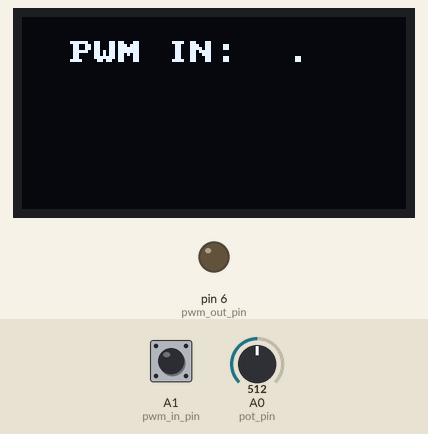
This sketch was run on a simulated Arduino Uno, built with avr-gcc and run on an emulated ATmega328P. On the bench: 128×64 one-colour display, output pins drawn as LEDs (lit = HIGH). Inputs (shaded band) come from the test bench; at power-on: A1 (pwm_in_pin) LOW, A0 (pot_pin) = 512.

Above: at 1.6 s.
1.7 s: A1 (pwm_in_pin) pulsed HIGH 2 times (0.12 s each, 0.3 s apart)
At 2.9 s:
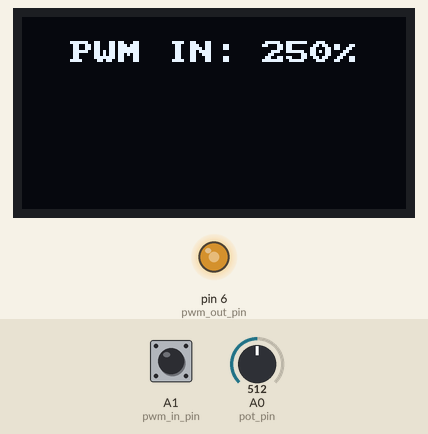
At 4.0 s:
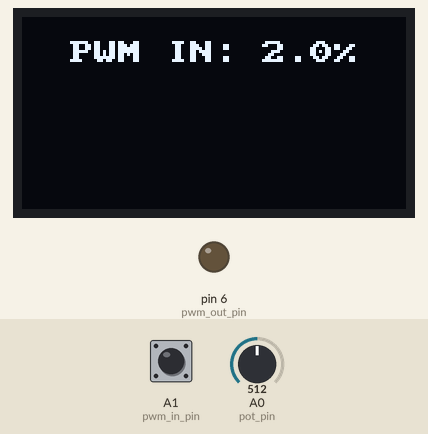
4.6 s: A1 (pwm_in_pin) pulsed HIGH 5 times (0.12 s each, 0.3 s apart)
At 6.7 s:
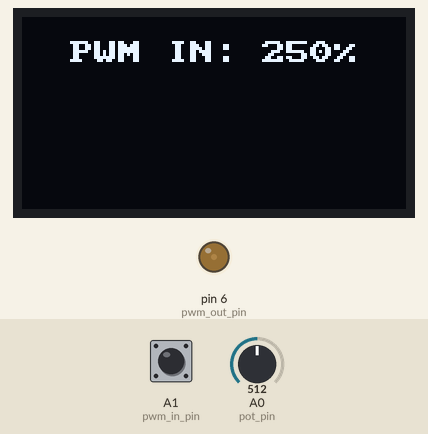
Timing chart, 0 to 8.4 s (numbered marks = the images above; inputs shaded):
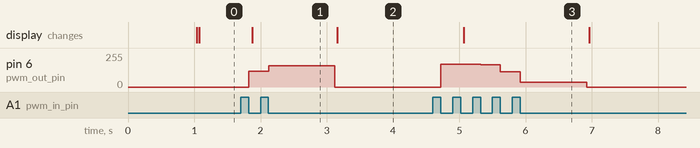

The sketch:

code.ino
```cpp
/*
  PWM to PWM

  This example change the a pwm_in pulse in to other pwm_out pulse.
  Oled display integration: SCL = 3 -- SDA = 2

  Theory of PWM signal in Arduino:
  Arduino PWM has period of 490Hz -> 0.002040s
  This means that the PWM singal gose to 0 = 0Hz = 0s to 255 = 490Hz = 0.002040s
  pulseIn return us, so 0.002040s become 2040 us.

*/

#include <U8x8lib.h>
#define pot_pin A0
#define pwm_in_pin A1
#define pwm_out_pin 6
#define ref 500 // refresh the screen ms

// ------ Correlation
#define Vpot_max 720 // that value is correlated to the EMA_a_Vpot
// if you want to change the EMA_a_Vpot, you must change the Vpot_max.
// Yes, i want to change EMA_a_Vpot:
// 1. change 0 < EMA_a_Vpot < 1
// 2. uncomment #define calibration
//#define calibration
// 3. put the potentiometer at the maximum value
// 4. change Vpot_max to the maximum value you have read from the serial + 5
// 5. comment #define calibration

long previousMillis = 0;
int pwm_out = 0;

float EMA_a_Vpot = 0.6;      //initialization of EMA
int EMA_S_Vpot = 0;

float EMA_a_pulse = 0.4;
int EMA_S_pulse = 0;

U8X8_SSD1306_128X64_NONAME_SW_I2C u8x8(/* clock=*/ SCL, /* data=*/ SDA, /* reset=*/ U8X8_PIN_NONE);   // OLEDs without Reset of the Display

void setup() {
  //Serial.begin(115200);
  u8x8.begin();
  u8x8.setFont(u8x8_font_pxplustandynewtv_u);
  EMA_S_Vpot = analogRead(pot_pin);  //set EMA S for t=1
}

void loop() {

  // Read the PWM_in
  unsigned long pulse = pulseIn(pwm_in_pin, HIGH); // pulse 0 - 2040
  // media pulse
  EMA_S_pulse = (EMA_a_pulse * pulse) + ((1 - EMA_a_pulse) * EMA_S_pulse); //run the EMA
  pwm_out = map(EMA_S_pulse, 0, 2040, 0, 255);

  // Read Vpot
  int Vpot = analogRead(pot_pin);  // Vpot 0 - 1023
  // media Vpot
  EMA_S_Vpot = (EMA_a_Vpot * Vpot) + ((1 - EMA_a_Vpot) * EMA_S_Vpot); //run the EMA
#ifdef calibration
  Serial.println(EMA_S_Vpot);
#endif
  EMA_S_Vpot = map(EMA_S_Vpot, 0, Vpot_max, 0, 255);

  if ( pulse > 2 ) { // Is the Laser ON ?
    if (EMA_S_Vpot > 5) {  // Vpot > Vpot_min_sensibility -> put PWM_out + Vpot
      pwm_out = pwm_out + ( map( EMA_S_Vpot, 0, 255, 0, 255 - pwm_out ) );
      analogWrite(pwm_out_pin, pwm_out);
    }

    else {// Vpot < Vpot_min_sensibility -> copy the PWM_in to PWM_out
      analogWrite(pwm_out_pin, pwm_out);
    }
  }
  else { // The laser is OFF.
    analogWrite(pwm_out_pin, 0);
    pwm_out = 0;
  }

  // ------------- Display
  if (millis() - previousMillis >= ref) {
    byte val = 0;
    previousMillis = millis();

    u8x8.setCursor(2, 1);
    u8x8.print("PWM IN:");
    val = map(pulse, 0, 2040, 0, 100);

    if (val < 10) {
      u8x8.setCursor(11, 1);
      u8x8.print(".");
    }
    else {
      u8x8.setCursor(10, 1);
      u8x8.print(val);
      u8x8.setCursor(13, 1);
      u8x8.print("%");
    }

    u8x8.setCursor(2, 12);
    u8x8.print("V POT :");
    val = map(EMA_S_Vpot, 0, 255, 0, 100);
    if (val < 10) {
      u8x8.setCursor(11, 12);
      u8x8.print(" ");
    }
    u8x8.setCursor(10, 12);
    u8x8.print(val);
    u8x8.setCursor(13, 12);
    u8x8.print("%");

    u8x8.setCursor(2, 23);
    u8x8.print("PWM OUT:");
    val = map(pwm_out, 0, 255, 0, 100);
    if (val < 10) {
      u8x8.setCursor(11, 23);
      u8x8.print(" ");
    }
    u8x8.setCursor(10, 23);
    u8x8.print(val);
    u8x8.setCursor(13, 23);
    u8x8.print("%");
  }
}
```

Measured:
- after the input at 1.7 s, pin 6 (pwm_out_pin): 0/255 → 117/255 after 0.12 s, → 158/255 0.30 s later, → 0/255 1.0 s later; the display: changes after 0.18 s (image 1)
- after the input at 4.6 s, pin 6 (pwm_out_pin): 0/255 → 170/255 after 0.12 s, → 167/255 0.60 s later, → 116/255 0.30 s later, → 35/255 0.30 s later, … (5 changes in this stretch); the display: changes after 0.47 s (image 3)
